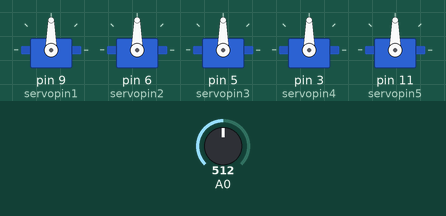
A sketch run on a simulated Arduino Uno, built with avr-gcc and run on an emulated ATmega328P. Shown: 5 × servo. The test bench sets the inputs (shaded band); at power-on: A0 = 512.

Above: at 1.2 s.
1.3 s: A0 set to 716
At 2.5 s:
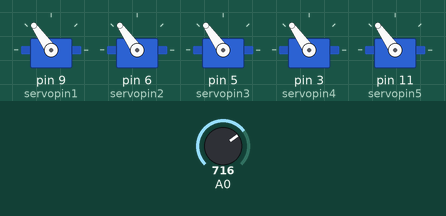
2.8 s: A0 set to 900
At 4.0 s:
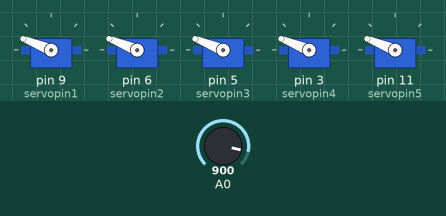
4.3 s: A0 set to 1023
At 5.5 s:
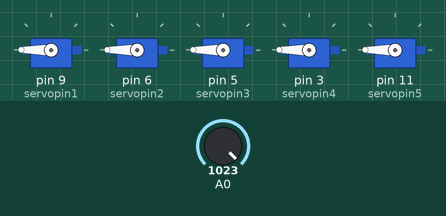
5.8 s: A0 set to 306
At 7.0 s:
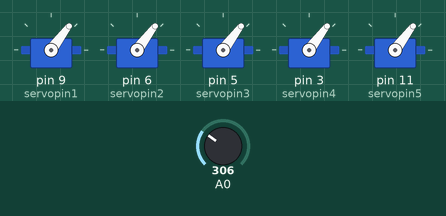
7.3 s: A0 set to 122
At 8.5 s:
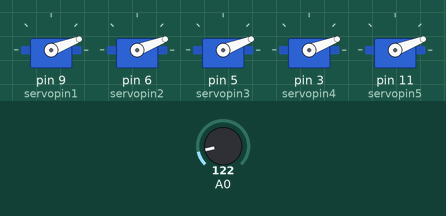
Timing chart, 0 to 9.8 s (numbered marks = the images above; inputs shaded):
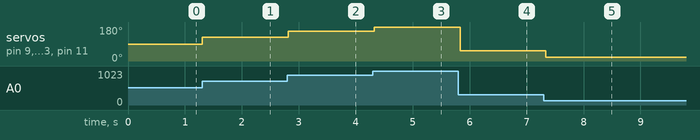

Measured:
- after the input at 1.3 s, servo on pin 9 (servopin1), servo on pin 6 (servopin2), servo on pin 5 (servopin3), servo on pin 3 (servopin4), servo on pin 11 (servopin5): 90° → 125° at once
- after the input at 2.8 s, servo on pin 9 (servopin1), servo on pin 6 (servopin2), servo on pin 5 (servopin3), servo on pin 3 (servopin4), servo on pin 11 (servopin5): 125° → 158° at once
- after the input at 4.3 s, servo on pin 9 (servopin1), servo on pin 6 (servopin2), servo on pin 5 (servopin3), servo on pin 3 (servopin4), servo on pin 11 (servopin5): 158° → 180° at once
- after the input at 5.8 s, servo on pin 9 (servopin1), servo on pin 6 (servopin2), servo on pin 5 (servopin3), servo on pin 3 (servopin4), servo on pin 11 (servopin5): 180° → 53° at once
- after the input at 7.3 s, servo on pin 9 (servopin1), servo on pin 6 (servopin2), servo on pin 5 (servopin3), servo on pin 3 (servopin4), servo on pin 11 (servopin5): 53° → 21° at once

The sketch:

Thinkercad_ServoViaAnalogInputEnPointer.ino
```cpp
/*
Eerste stellen we alles in.  We zorgen voor het configureren van de in of uitgangspinnen, stellen de servo's in
en schrijven ineens de juiste waarde(angle) naar de servo objecten waardoor de servo's in de juiste stand gaan staan.
*/
// We laden de standaard arduino bibliotheek
#include <Servo.h>

// Initialisatie van servo aansluitingen
int servopin1 = 9;    //Servo 1 is verbonden met digitale poort 9
int servopin2 = 6;
int servopin3 = 5;
int servopin4 = 3;
int servopin5 = 11;

// Initialisatie van Servo objecten 1 object per servo.
Servo servo1;
Servo servo2;
Servo servo3;
Servo servo4;
Servo servo5;
int angle = 90;        //Variabele om servo's in te stellen


void setup() {
  // put your setup code here, to run once:
  pinMode(servopin1,OUTPUT);//Set the servo interface as the output interface
  pinMode(servopin2,OUTPUT);//Set the servo interface as the output interface
  pinMode(servopin3,OUTPUT);//Set the servo interface as the output interface
  pinMode(servopin4,OUTPUT);//Set the servo interface as the output interface
  pinMode(servopin5,OUTPUT);//Set the servo interface as the output interface
  servo1.attach(servopin1);
  servo2.attach(servopin2);
  servo3.attach(servopin3);
  servo4.attach(servopin4);
  servo5.attach(servopin5);
  servo1.write(angle);
  servo2.write(angle);
  servo3.write(angle);
  servo4.write(angle);
  servo5.write(angle);
}

void setServo(int * p1) {
    servo1.write(*p1);
    servo2.write(*p1);
    servo3.write(*p1);
    servo4.write(*p1);
    servo5.write(*p1);
    delay(100);
}

/*
Deze loop is leeg omdat we slechts 1 maal een initialisatie van de servo's moeten doen.
*/

void loop(){
    int AnalogInput = map(analogRead(0), 0, 1023, 0, 180);
    int *pVal1;
    pVal1 = &AnalogInput;


    setServo(pVal1);
}
```
